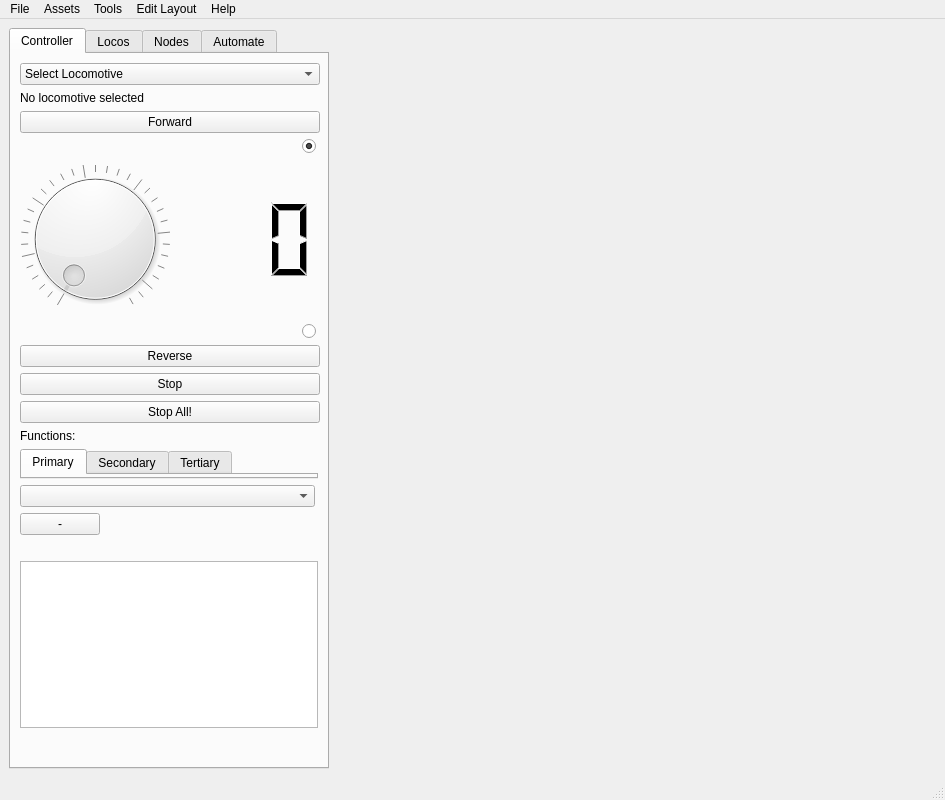
<?xml version="1.0" encoding="UTF-8"?>
<ui version="4.0">
 <class>MainWindow</class>
 <widget class="QMainWindow" name="MainWindow">
  <property name="geometry">
   <rect>
    <x>0</x>
    <y>0</y>
    <width>945</width>
    <height>800</height>
   </rect>
  </property>
  <property name="sizePolicy">
   <sizepolicy hsizetype="MinimumExpanding" vsizetype="MinimumExpanding">
    <horstretch>2</horstretch>
    <verstretch>0</verstretch>
   </sizepolicy>
  </property>
  <property name="minimumSize">
   <size>
    <width>800</width>
    <height>800</height>
   </size>
  </property>
  <property name="windowTitle">
   <string>MainWindow</string>
  </property>
  <widget class="QWidget" name="centralwidget">
   <layout class="QHBoxLayout" name="horizontalLayout">
    <item>
     <layout class="QHBoxLayout" name="horizontalLayout_4">
      <item>
       <widget class="QTabWidget" name="tabWidget">
        <property name="sizePolicy">
         <sizepolicy hsizetype="Fixed" vsizetype="Expanding">
          <horstretch>0</horstretch>
          <verstretch>0</verstretch>
         </sizepolicy>
        </property>
        <property name="maximumSize">
         <size>
          <width>320</width>
          <height>16777215</height>
         </size>
        </property>
        <property name="baseSize">
         <size>
          <width>0</width>
          <height>0</height>
         </size>
        </property>
        <property name="currentIndex">
         <number>0</number>
        </property>
        <widget class="QWidget" name="locoTab">
         <attribute name="title">
          <string>Controller</string>
         </attribute>
         <layout class="QVBoxLayout" name="verticalLayout_2">
          <item>
           <widget class="QComboBox" name="locoComboBox">
            <property name="sizePolicy">
             <sizepolicy hsizetype="Fixed" vsizetype="Fixed">
              <horstretch>0</horstretch>
              <verstretch>0</verstretch>
             </sizepolicy>
            </property>
            <property name="minimumSize">
             <size>
              <width>300</width>
              <height>0</height>
             </size>
            </property>
            <property name="maximumSize">
             <size>
              <width>290</width>
              <height>16777215</height>
             </size>
            </property>
            <property name="currentText">
             <string>Select Locomotive</string>
            </property>
            <item>
             <property name="text">
              <string>Select Locomotive</string>
             </property>
            </item>
           </widget>
          </item>
          <item>
           <widget class="QLabel" name="locoStatusLabel">
            <property name="maximumSize">
             <size>
              <width>300</width>
              <height>16777215</height>
             </size>
            </property>
            <property name="text">
             <string>No locomotive selected</string>
            </property>
           </widget>
          </item>
          <item>
           <widget class="QPushButton" name="locoForwardButton">
            <property name="minimumSize">
             <size>
              <width>300</width>
              <height>0</height>
             </size>
            </property>
            <property name="text">
             <string>Forward</string>
            </property>
           </widget>
          </item>
          <item>
           <layout class="QHBoxLayout" name="horizontalLayout_2">
            <item>
             <widget class="QDial" name="locoDial">
              <property name="minimumSize">
               <size>
                <width>150</width>
                <height>200</height>
               </size>
              </property>
              <property name="maximumSize">
               <size>
                <width>120</width>
                <height>16777215</height>
               </size>
              </property>
              <property name="maximum">
               <number>128</number>
              </property>
              <property name="tracking">
               <bool>false</bool>
              </property>
              <property name="wrapping">
               <bool>false</bool>
              </property>
              <property name="notchesVisible">
               <bool>true</bool>
              </property>
             </widget>
            </item>
            <item>
             <layout class="QVBoxLayout" name="verticalLayout_3">
              <item>
               <widget class="QRadioButton" name="locoForwardRadio">
                <property name="minimumSize">
                 <size>
                  <width>0</width>
                  <height>0</height>
                 </size>
                </property>
                <property name="maximumSize">
                 <size>
                  <width>140</width>
                  <height>16777215</height>
                 </size>
                </property>
                <property name="layoutDirection">
                 <enum>Qt::RightToLeft</enum>
                </property>
                <property name="text">
                 <string/>
                </property>
                <property name="checked">
                 <bool>true</bool>
                </property>
                <attribute name="buttonGroup">
                 <string notr="true">directionButtonGroup</string>
                </attribute>
               </widget>
              </item>
              <item>
               <widget class="QLCDNumber" name="locoSpeedLcd">
                <property name="minimumSize">
                 <size>
                  <width>140</width>
                  <height>0</height>
                 </size>
                </property>
                <property name="lineWidth">
                 <number>0</number>
                </property>
                <property name="digitCount">
                 <number>3</number>
                </property>
               </widget>
              </item>
              <item>
               <widget class="QRadioButton" name="locoReverseRadio">
                <property name="maximumSize">
                 <size>
                  <width>140</width>
                  <height>16777215</height>
                 </size>
                </property>
                <property name="toolTip">
                 <string extracomment="Reverse"/>
                </property>
                <property name="layoutDirection">
                 <enum>Qt::RightToLeft</enum>
                </property>
                <property name="text">
                 <string/>
                </property>
                <property name="checkable">
                 <bool>true</bool>
                </property>
                <property name="checked">
                 <bool>false</bool>
                </property>
                <attribute name="buttonGroup">
                 <string notr="true">directionButtonGroup</string>
                </attribute>
               </widget>
              </item>
             </layout>
            </item>
           </layout>
          </item>
          <item>
           <widget class="QPushButton" name="locoReverseButton">
            <property name="minimumSize">
             <size>
              <width>300</width>
              <height>0</height>
             </size>
            </property>
            <property name="text">
             <string>Reverse</string>
            </property>
           </widget>
          </item>
          <item>
           <widget class="QPushButton" name="locoStopButton">
            <property name="minimumSize">
             <size>
              <width>300</width>
              <height>0</height>
             </size>
            </property>
            <property name="text">
             <string>Stop</string>
            </property>
           </widget>
          </item>
          <item>
           <widget class="QPushButton" name="locoStopAllButton">
            <property name="minimumSize">
             <size>
              <width>300</width>
              <height>0</height>
             </size>
            </property>
            <property name="text">
             <string>Stop All!</string>
            </property>
           </widget>
          </item>
          <item>
           <widget class="QLabel" name="label">
            <property name="text">
             <string>Functions:</string>
            </property>
           </widget>
          </item>
          <item>
           <widget class="QTabWidget" name="locoFuncTab">
            <property name="sizePolicy">
             <sizepolicy hsizetype="Expanding" vsizetype="Maximum">
              <horstretch>0</horstretch>
              <verstretch>0</verstretch>
             </sizepolicy>
            </property>
            <property name="minimumSize">
             <size>
              <width>297</width>
              <height>0</height>
             </size>
            </property>
            <property name="maximumSize">
             <size>
              <width>300</width>
              <height>80</height>
             </size>
            </property>
            <property name="currentIndex">
             <number>0</number>
            </property>
            <widget class="QWidget" name="locoFunc0">
             <attribute name="title">
              <string>Primary</string>
             </attribute>
            </widget>
            <widget class="QWidget" name="locoFunc1">
             <attribute name="title">
              <string>Secondary</string>
             </attribute>
            </widget>
            <widget class="QWidget" name="locoFunc2">
             <attribute name="title">
              <string>Tertiary</string>
             </attribute>
            </widget>
           </widget>
          </item>
          <item>
           <widget class="QComboBox" name="locoFuncCombo">
            <property name="minimumSize">
             <size>
              <width>120</width>
              <height>0</height>
             </size>
            </property>
            <property name="maximumSize">
             <size>
              <width>295</width>
              <height>16777215</height>
             </size>
            </property>
           </widget>
          </item>
          <item>
           <widget class="QPushButton" name="locoFuncButton">
            <property name="sizePolicy">
             <sizepolicy hsizetype="Fixed" vsizetype="Fixed">
              <horstretch>0</horstretch>
              <verstretch>0</verstretch>
             </sizepolicy>
            </property>
            <property name="minimumSize">
             <size>
              <width>50</width>
              <height>0</height>
             </size>
            </property>
            <property name="text">
             <string>-</string>
            </property>
           </widget>
          </item>
          <item>
           <widget class="QLabel" name="locoImage">
            <property name="text">
             <string/>
            </property>
            <property name="alignment">
             <set>Qt::AlignCenter</set>
            </property>
           </widget>
          </item>
          <item>
           <widget class="QTextEdit" name="locoInfoText">
            <property name="readOnly">
             <bool>true</bool>
            </property>
           </widget>
          </item>
          <item>
           <spacer name="verticalSpacer_2">
            <property name="orientation">
             <enum>Qt::Vertical</enum>
            </property>
            <property name="sizeHint" stdset="0">
             <size>
              <width>20</width>
              <height>40</height>
             </size>
            </property>
           </spacer>
          </item>
          <item>
           <spacer name="verticalSpacer">
            <property name="orientation">
             <enum>Qt::Vertical</enum>
            </property>
            <property name="sizeHint" stdset="0">
             <size>
              <width>20</width>
              <height>40</height>
             </size>
            </property>
           </spacer>
          </item>
         </layout>
        </widget>
        <widget class="QWidget" name="allLocoTab">
         <attribute name="title">
          <string>Locos</string>
         </attribute>
         <layout class="QVBoxLayout" name="verticalLayout_5">
          <item>
           <widget class="QLabel" name="label_3">
            <property name="font">
             <font>
              <pointsize>15</pointsize>
              <weight>75</weight>
              <bold>true</bold>
             </font>
            </property>
            <property name="text">
             <string>Locomotives List</string>
            </property>
           </widget>
          </item>
          <item>
           <widget class="QTableWidget" name="locoTable">
            <property name="columnCount">
             <number>2</number>
            </property>
            <attribute name="horizontalHeaderVisible">
             <bool>false</bool>
            </attribute>
            <attribute name="verticalHeaderVisible">
             <bool>false</bool>
            </attribute>
            <attribute name="verticalHeaderHighlightSections">
             <bool>false</bool>
            </attribute>
            <column/>
            <column/>
           </widget>
          </item>
         </layout>
        </widget>
        <widget class="QWidget" name="nodeTab">
         <attribute name="title">
          <string>Nodes</string>
         </attribute>
         <layout class="QVBoxLayout" name="verticalLayout">
          <item>
           <widget class="QLabel" name="label_4">
            <property name="font">
             <font>
              <pointsize>15</pointsize>
              <weight>75</weight>
              <bold>true</bold>
             </font>
            </property>
            <property name="text">
             <string>Detected Nodes</string>
            </property>
           </widget>
          </item>
          <item>
           <widget class="QTreeView" name="nodeTreeView">
            <property name="sizePolicy">
             <sizepolicy hsizetype="Maximum" vsizetype="Expanding">
              <horstretch>0</horstretch>
              <verstretch>1</verstretch>
             </sizepolicy>
            </property>
            <property name="maximumSize">
             <size>
              <width>300</width>
              <height>16777215</height>
             </size>
            </property>
           </widget>
          </item>
          <item>
           <widget class="QLabel" name="tableLabel">
            <property name="font">
             <font>
              <pointsize>12</pointsize>
              <weight>75</weight>
              <bold>true</bold>
             </font>
            </property>
            <property name="text">
             <string>Node:</string>
            </property>
           </widget>
          </item>
          <item>
           <widget class="QTableWidget" name="nodeTable">
            <property name="sizePolicy">
             <sizepolicy hsizetype="Fixed" vsizetype="Fixed">
              <horstretch>0</horstretch>
              <verstretch>0</verstretch>
             </sizepolicy>
            </property>
            <property name="minimumSize">
             <size>
              <width>0</width>
              <height>160</height>
             </size>
            </property>
            <property name="maximumSize">
             <size>
              <width>300</width>
              <height>150</height>
             </size>
            </property>
            <attribute name="horizontalHeaderVisible">
             <bool>false</bool>
            </attribute>
            <attribute name="horizontalHeaderMinimumSectionSize">
             <number>50</number>
            </attribute>
            <attribute name="horizontalHeaderDefaultSectionSize">
             <number>100</number>
            </attribute>
            <attribute name="horizontalHeaderStretchLastSection">
             <bool>true</bool>
            </attribute>
            <attribute name="verticalHeaderVisible">
             <bool>true</bool>
            </attribute>
            <attribute name="verticalHeaderMinimumSectionSize">
             <number>30</number>
            </attribute>
            <attribute name="verticalHeaderDefaultSectionSize">
             <number>30</number>
            </attribute>
            <attribute name="verticalHeaderStretchLastSection">
             <bool>false</bool>
            </attribute>
            <row>
             <property name="text">
              <string>Name</string>
             </property>
            </row>
            <row>
             <property name="text">
              <string>ID</string>
             </property>
            </row>
            <row>
             <property name="text">
              <string>Mode</string>
             </property>
            </row>
            <row>
             <property name="text">
              <string>Manuf / Module</string>
             </property>
            </row>
            <row>
             <property name="text">
              <string>Comments</string>
             </property>
            </row>
            <column>
             <property name="text">
              <string>Data</string>
             </property>
            </column>
            <item row="0" column="0">
             <property name="text">
              <string/>
             </property>
             <property name="flags">
              <set>ItemIsDragEnabled|ItemIsDropEnabled|ItemIsUserCheckable|ItemIsEnabled</set>
             </property>
            </item>
            <item row="1" column="0">
             <property name="text">
              <string/>
             </property>
            </item>
            <item row="2" column="0">
             <property name="text">
              <string/>
             </property>
            </item>
            <item row="3" column="0">
             <property name="text">
              <string/>
             </property>
            </item>
            <item row="4" column="0">
             <property name="text">
              <string/>
             </property>
            </item>
           </widget>
          </item>
          <item>
           <layout class="QHBoxLayout" name="horizontalLayout_6">
            <item>
             <widget class="QPushButton" name="evButtonOn">
              <property name="text">
               <string>On</string>
              </property>
             </widget>
            </item>
            <item>
             <widget class="QPushButton" name="evButtonOff">
              <property name="text">
               <string>Off</string>
              </property>
             </widget>
            </item>
           </layout>
          </item>
          <item>
           <spacer name="verticalSpacer_3">
            <property name="orientation">
             <enum>Qt::Vertical</enum>
            </property>
            <property name="sizeHint" stdset="0">
             <size>
              <width>20</width>
              <height>40</height>
             </size>
            </property>
           </spacer>
          </item>
         </layout>
        </widget>
        <widget class="QWidget" name="automateTab">
         <attribute name="title">
          <string>Automate</string>
         </attribute>
         <layout class="QVBoxLayout" name="verticalLayout_4">
          <item>
           <widget class="QLabel" name="automationStateLabel">
            <property name="font">
             <font>
              <pointsize>15</pointsize>
              <weight>75</weight>
              <bold>true</bold>
             </font>
            </property>
            <property name="text">
             <string>Automation Active</string>
            </property>
           </widget>
          </item>
          <item>
           <widget class="QLabel" name="automationSelectedLabel">
            <property name="text">
             <string>Default automation</string>
            </property>
           </widget>
          </item>
          <item>
           <widget class="QCheckBox" name="automationEnableCheckBox">
            <property name="text">
             <string>Enable / Disable Automation</string>
            </property>
           </widget>
          </item>
          <item>
           <widget class="QLabel" name="automationStateLabel_2">
            <property name="font">
             <font>
              <pointsize>15</pointsize>
              <weight>75</weight>
              <bold>true</bold>
             </font>
            </property>
            <property name="text">
             <string>Change Automation</string>
            </property>
           </widget>
          </item>
          <item>
           <widget class="QPushButton" name="automationApplyButton">
            <property name="text">
             <string>Apply</string>
            </property>
           </widget>
          </item>
          <item>
           <widget class="QComboBox" name="selectAutomationCombo">
            <item>
             <property name="text">
              <string>Default</string>
             </property>
            </item>
            <item>
             <property name="text">
              <string>New ...</string>
             </property>
            </item>
           </widget>
          </item>
          <item>
           <widget class="QLabel" name="label_2">
            <property name="font">
             <font>
              <pointsize>15</pointsize>
              <weight>75</weight>
              <bold>true</bold>
             </font>
            </property>
            <property name="text">
             <string>Automation Sequences:</string>
            </property>
           </widget>
          </item>
          <item>
           <widget class="QListWidget" name="automationList"/>
          </item>
          <item>
           <widget class="QPushButton" name="automationRunButton">
            <property name="text">
             <string>Run Selected</string>
            </property>
           </widget>
          </item>
         </layout>
        </widget>
       </widget>
      </item>
      <item>
       <widget class="TrackViewDisplay" name="layoutDisplayLabel">
        <property name="font">
         <font>
          <weight>75</weight>
          <bold>true</bold>
         </font>
        </property>
        <property name="text">
         <string/>
        </property>
        <property name="scaledContents">
         <bool>false</bool>
        </property>
       </widget>
      </item>
     </layout>
    </item>
   </layout>
  </widget>
  <widget class="QMenuBar" name="menubar">
   <property name="geometry">
    <rect>
     <x>0</x>
     <y>0</y>
     <width>945</width>
     <height>22</height>
    </rect>
   </property>
   <widget class="QMenu" name="menuFile">
    <property name="title">
     <string>File</string>
    </property>
    <widget class="QMenu" name="menuImport">
     <property name="title">
      <string>Import</string>
     </property>
     <addaction name="actionImportLoco"/>
    </widget>
    <addaction name="actionChangeLayout"/>
    <addaction name="menuImport"/>
    <addaction name="actionExit"/>
   </widget>
   <widget class="QMenu" name="menuAssets">
    <property name="title">
     <string>Assets</string>
    </property>
    <addaction name="actionDiscover"/>
   </widget>
   <widget class="QMenu" name="menuTools">
    <property name="title">
     <string>Tools</string>
    </property>
    <addaction name="actionLocoManager"/>
    <addaction name="actionRules"/>
    <addaction name="actionAutomationMgr"/>
    <addaction name="actionShowConsole"/>
    <addaction name="actionLayoutEdit"/>
    <addaction name="actionSettings"/>
   </widget>
   <widget class="QMenu" name="menuHelp">
    <property name="title">
     <string>Help</string>
    </property>
    <addaction name="actionAbout"/>
   </widget>
   <widget class="QMenu" name="menuEditLayout">
    <property name="title">
     <string>Edit Layout</string>
    </property>
    <addaction name="actionChangeImage"/>
    <addaction name="actionAddDevice"/>
    <addaction name="actionAddLabel"/>
    <addaction name="actionAddButton"/>
   </widget>
   <addaction name="menuFile"/>
   <addaction name="menuAssets"/>
   <addaction name="menuTools"/>
   <addaction name="menuEditLayout"/>
   <addaction name="menuHelp"/>
  </widget>
  <widget class="QStatusBar" name="statusbar"/>
  <action name="actionExit">
   <property name="text">
    <string>Exit</string>
   </property>
  </action>
  <action name="actionDiscover">
   <property name="text">
    <string>Discover</string>
   </property>
  </action>
  <action name="actionLayoutEdit">
   <property name="text">
    <string>Layout Edit</string>
   </property>
  </action>
  <action name="actionSettings">
   <property name="text">
    <string>Settings</string>
   </property>
  </action>
  <action name="actionAbout">
   <property name="text">
    <string>About</string>
   </property>
  </action>
  <action name="actionShowConsole">
   <property name="text">
    <string>Show Console</string>
   </property>
  </action>
  <action name="actionAddLabel">
   <property name="text">
    <string>Add Label</string>
   </property>
  </action>
  <action name="actionAddButton">
   <property name="text">
    <string>Add Button</string>
   </property>
  </action>
  <action name="actionRules">
   <property name="text">
    <string>Rules</string>
   </property>
  </action>
  <action name="actionAddDevice">
   <property name="text">
    <string>Add Device</string>
   </property>
  </action>
  <action name="actionLocoManager">
   <property name="text">
    <string>Loco Manager</string>
   </property>
  </action>
  <action name="actionImportLoco">
   <property name="text">
    <string>Loco</string>
   </property>
  </action>
  <action name="actionChangeImage">
   <property name="text">
    <string>Change Image</string>
   </property>
  </action>
  <action name="actionChangeLayout">
   <property name="text">
    <string>Change Layout</string>
   </property>
  </action>
  <action name="actionAutomationMgr">
   <property name="text">
    <string>Automation Mgr</string>
   </property>
  </action>
 </widget>
 <customwidgets>
  <customwidget>
   <class>TrackViewDisplay</class>
   <extends>QLabel</extends>
   <header>trackviewdisplay.py</header>
  </customwidget>
 </customwidgets>
 <resources/>
 <connections/>
 <buttongroups>
  <buttongroup name="directionButtonGroup"/>
 </buttongroups>
</ui>
